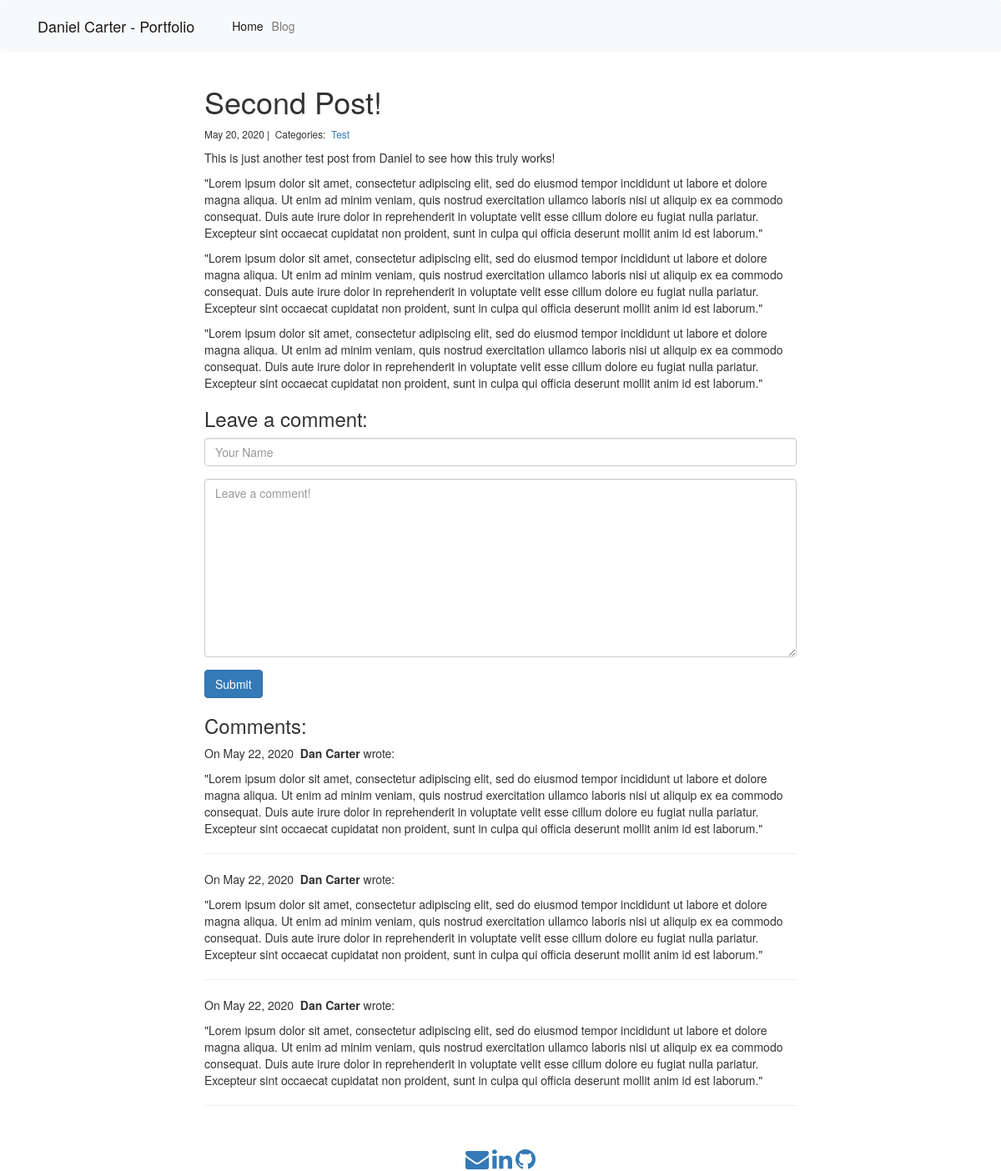
The app's page /blog/2/ with its own data.
### blog/models.py (models this page shows, shortened)
class Post(models.Model):
    title = models.CharField(max_length=255)
    body = models.TextField()
    created_on = models.DateTimeField(auto_now_add=True)
    last_modified = models.DateTimeField(auto_now=True)
    categories = models.ManyToManyField('Category', related_name='posts')

class Category(models.Model):
    name = models.CharField(max_length=20)

class Comment(models.Model):
    author = models.CharField(max_length=60)
    body = models.TextField()
    created_on = models.DateTimeField(auto_now_add=True)
    post = models.ForeignKey('Post', on_delete=models.CASCADE)

### blog/views.py (the view, shortened to what this page needs)
# urls.py: path("<int:pk>/", views.blog_detail, name="blog_detail"),
def blog_detail(request, pk):
    post = Post.objects.get(pk=pk)
    form = CommentForm()
    comments = Comment.objects.filter(post=post)
    context = {
        "post": post,
        "comments": comments,
        "form": form,
    }
    return render(request, "blog_detail.html", context)

### blog/forms.py
class CommentForm(forms.Form):
    author = forms.CharField(
        max_length=60,
        widget=forms.TextInput(attrs={
            "class": "form-control",
            "placeholder": "Your Name"
        })
    )
    body = forms.CharField(widget=forms.Textarea(
        attrs={
            "class": "form-control",
            "placeholder": "Leave a comment!"
        })
    )

### templates/blog_detail.html (shortened to what this page needs)
{% extends "base.html" %}
{% block page_content %}
<div class="col-md-8 offset-md-2">
    <h1>{{ post.title }}</h1>
    <small>
        {{ post.created_on.date }} |&nbsp;
        Categories:&nbsp;
        {% for category in post.categories.all %}
        <a href="{% url 'blog_category' category.name %}">
            {{ category.name }}
        </a>&nbsp;
        {% endfor %}
    </small>
    <p>{{ post.body | linebreaks }}</p>
    <h3>Leave a comment:</h3>
    <form action="/blog/{{ post.pk }}/" method="post">
        <div class="form-group">
            {{ form.author }}
        </div>
        <div class="form-group">
            {{ form.body }}
        </div>
        <button type="submit" class="btn btn-primary">Submit</button>
    </form>
    <h3>Comments:</h3>
    {% for comment in comments %}
    <p>
        On {{comment.created_on.date }}&nbsp;
        <b>{{ comment.author }}</b> wrote:
    </p>
    <p>{{ comment.body }}</p>
    <hr>
    {% endfor %}
</div>
{% endblock %}

### records on screen
Post: title "Second Post!", created_on "May 20, 2020", body "This is just another test post from Daniel to see how this truly works! \"Lorem ipsum dolor sit amet, consectetur adipiscing elit, sed do eiusmod tempor incididunt ut labore et dolore magna aliqua. Ut enim ad minim veniam, quis nostrud exercitation ullamco laboris nisi ut aliquip ex ea commodo consequat. Duis aute irure dolor in reprehenderit in voluptate velit esse cillum dolore eu fugiat nulla pariatur. Excepteur sint occaecat cupidatat non proident, sunt in culpa qui officia deserunt mollit anim id est laborum.\" \"Lorem ipsum dolor sit amet, consectetur adipiscing elit, sed do eiusmod tempor incididunt ut labore et dolore magna aliqua. Ut enim ad minim veniam, quis nostrud exercitation…"
Category: name "Test"
Comment: created_on "May 22, 2020", author "Dan Carter", body "\"Lorem ipsum dolor sit amet, consectetur adipiscing elit, sed do eiusmod tempor incididunt ut labore et dolore magna aliqua. Ut enim ad minim veniam, quis nostrud exercitation ullamco laboris nisi ut aliquip ex ea commodo consequat. Duis aute irure dolor in reprehenderit in voluptate velit esse cillum dolore eu fugiat nulla pariatur. Excepteur sint occaecat cupidatat non proident, sunt in culpa qui officia deserunt mollit anim id est laborum.\""
Comment: created_on "May 22, 2020", author "Dan Carter", body "\"Lorem ipsum dolor sit amet, consectetur adipiscing elit, sed do eiusmod tempor incididunt ut labore et dolore magna aliqua. Ut enim ad minim veniam, quis nostrud exercitation ullamco laboris nisi ut aliquip ex ea commodo consequat. Duis aute irure dolor in reprehenderit in voluptate velit esse cillum dolore eu fugiat nulla pariatur. Excepteur sint occaecat cupidatat non proident, sunt in culpa qui officia deserunt mollit anim id est laborum.\""
Comment: created_on "May 22, 2020", author "Dan Carter", body "\"Lorem ipsum dolor sit amet, consectetur adipiscing elit, sed do eiusmod tempor incididunt ut labore et dolore magna aliqua. Ut enim ad minim veniam, quis nostrud exercitation ullamco laboris nisi ut aliquip ex ea commodo consequat. Duis aute irure dolor in reprehenderit in voluptate velit esse cillum dolore eu fugiat nulla pariatur. Excepteur sint occaecat cupidatat non proident, sunt in culpa qui officia deserunt mollit anim id est laborum.\""
